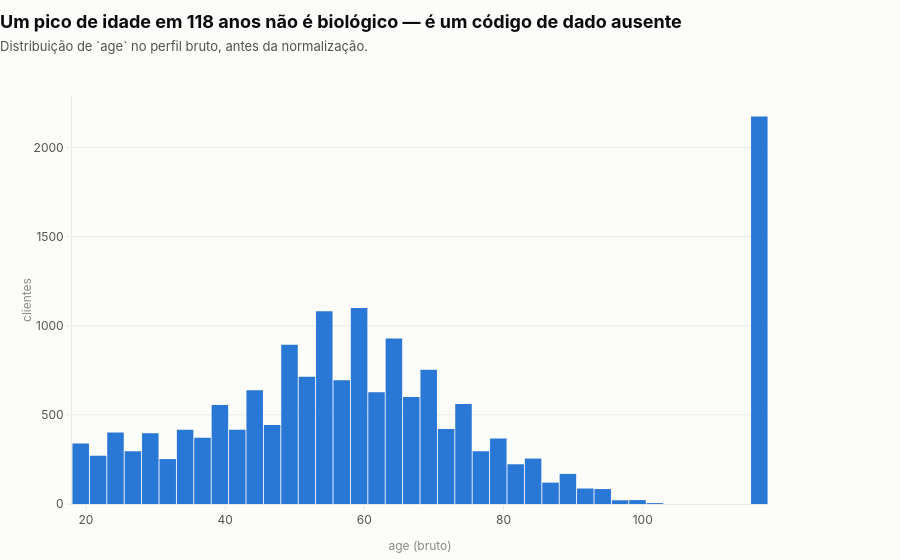

Notebook code cell kept with this figure:
### Code cell
idade_bruta = eda.numeric_histogram(raw_profile, "age", cfg.histogram_bins)
viz.histogram(
    idade_bruta, x="centro", y="contagem",
    title="Um pico de idade em 118 anos não é biológico — é um código de dado ausente",
    subtitle="Distribuição de `age` no perfil bruto, antes da normalização.",
    xlabel="age (bruto)", ylabel="clientes",
    hovertemplate="idade ≈ %{x:.0f}<br>%{y:,} clientes<extra></extra>",
)

### Figure 1 — Plotly figure (JSON) as saved in the notebook; plotly's stock layout.template omitted (floating-point values rounded to 4 significant figures)
{"data": [{"hovertemplate": "idade ≈ %{x:.0f}<br>%{y:,} clientes<extra></extra>", "marker": {"color": "#2a78d6"}, "type": "bar", "x": [19.25, 21.75, 24.25, 26.75, 29.25, 31.75, 34.25, 36.75, 39.25, 41.75, 44.25, 46.75, 49.25, 51.75, 54.25, 56.75, 59.25, 61.75, 64.25, 66.75, 69.25, 71.75, 74.25, 76.75, 79.25, 81.75, 84.25, 86.75, 89.25, 91.75, 94.25, 96.75, 99.25, 101.8, 116.8], "y": [340, 271, 401, 296, 397, 252, 417, 372, 556, 416, 638, 444, 893, 714, 1081, 695, 1100, 627, 929, 601, 753, 421, 561, 296, 368, 223, 255, 120, 169, 87, 84, 21, 22, 5, 2175]}], "layout": {"bargap": 0.05, "showlegend": false, "title": {"text": "<b>Um pico de idade em 118 anos não é biológico — é um código de dado ausente</b><br><span style='font-size:13px;color:#52514e'>Distribuição de `age` no perfil bruto, antes da normalização.</span>"}, "xaxis": {"title": {"text": "age (bruto)"}}, "yaxis": {"title": {"text": "clientes"}}}}
